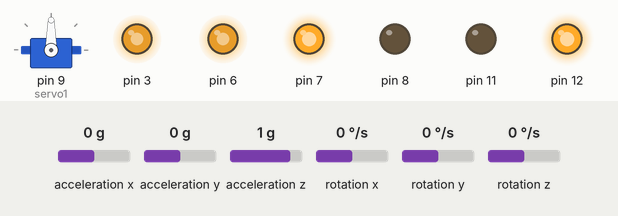
Recording of a sketch running on a simulated Arduino Uno, built with avr-gcc and run on an emulated ATmega328P. Shown: servo, output pins drawn as LEDs (lit = HIGH). The test bench sets the inputs (shaded band); at power-on: acceleration x 0 g, acceleration y 0 g, acceleration z 1 g, rotation x 0 °/s, rotation y 0 °/s, rotation z 0 °/s. What the sketch prints to the serial monitor is not drawn.

Above: at 0.05 s.
At 0.95 s:
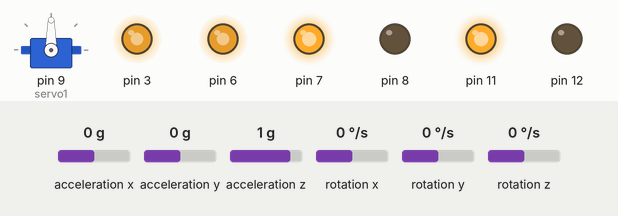
Timing chart, 0 to 3.0 s (numbered marks = the images above):
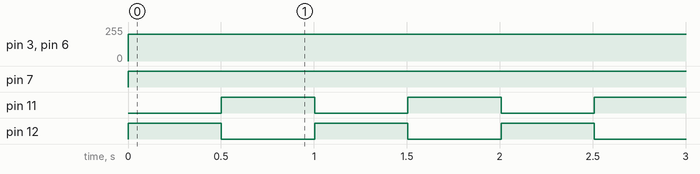

Measured:
- by itself, pin 3, pin 6: 0/255 → 200/255 at 0.00 s
- by itself, pin 7: LOW → HIGH at 0.00 s
- by itself, pin 11, pin 12: alternates HIGH for 0.50 s and LOW for 0.50 s

The sketch:

Robot2.ino
```cpp
#include <Servo.h>
Servo servo1;

#include <motor_control.h>

#include <MPU6050.h>
#define SDA 4
#define SCL 5
MPU6050 sensor(SDA, SCL);

void setup() {
  // put your setup code here, to run once:
  servo1.attach(9);

  motor_setup();

  Serial.begin(9600);

  sensor.initialize();
  sensor.update();
}

void loop() {
  // put your main code here, to run repeatedly:
  forward(200);
  delay(500);
  diff_right(200);
  delay(500);

  sensor.update();
  double accelReading = sensor.get_accel('z');
  Serial.print("accel for z: ");
  Serial.println(accelReading);

//  double angle = accelReading * 90 + 90;
  int angle = 90;
  servo1.write(angle);
}
```
